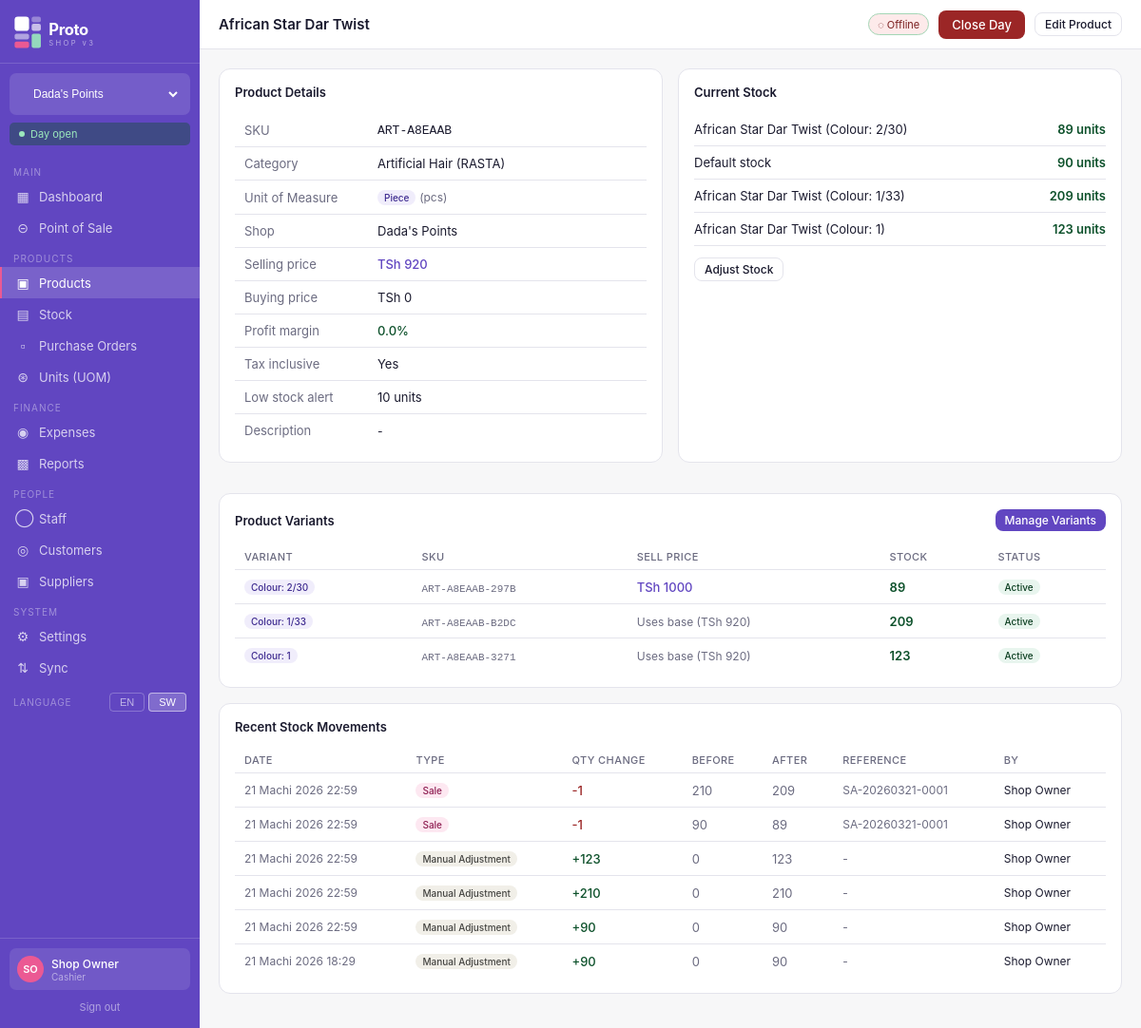
Page /products/2/ (signed in) on the earlier database version.
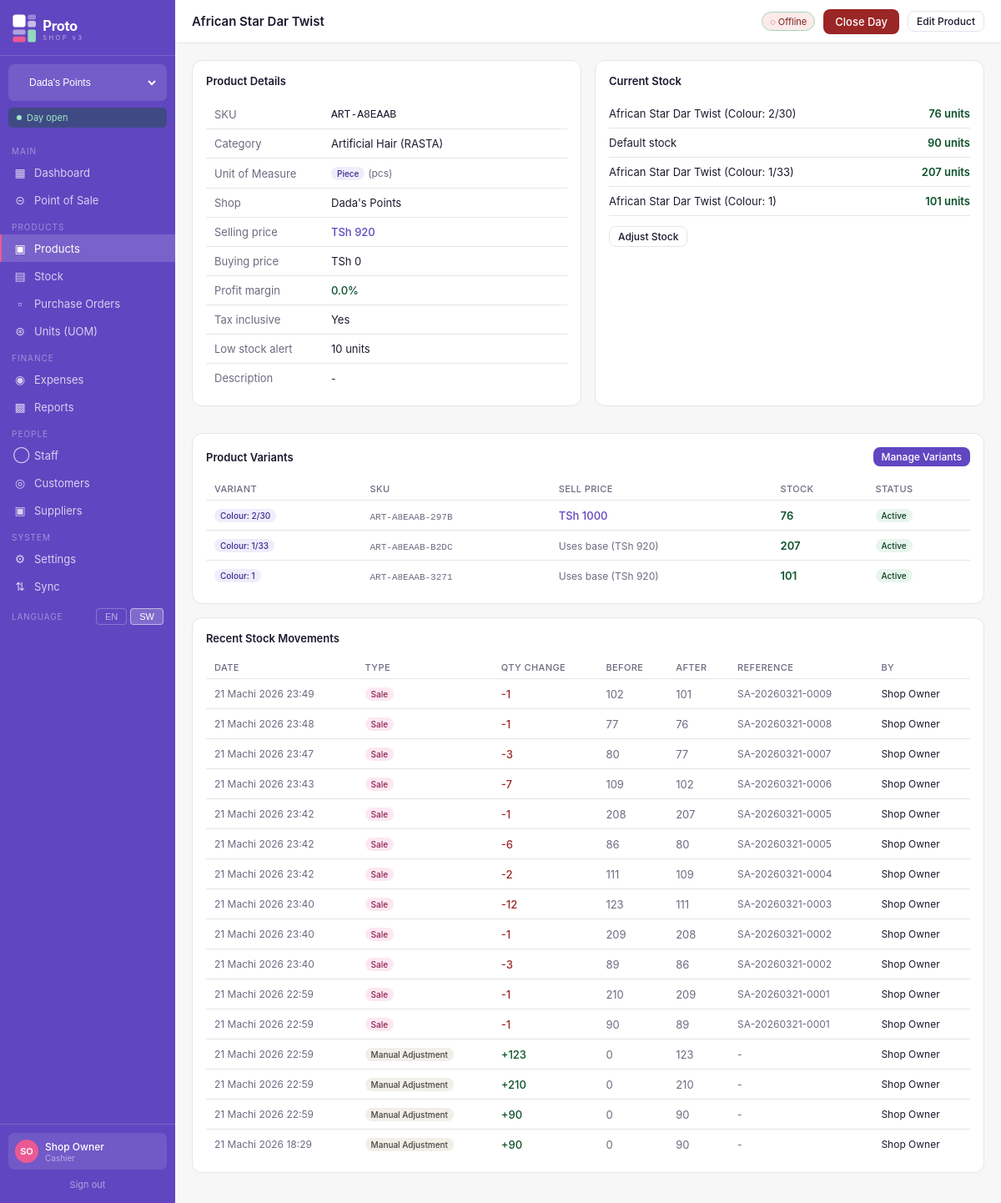
Same page on the later database version.
### stock/models.py (models this page shows, shortened)
class StockLevel(models.Model):
    product = models.ForeignKey(Product, on_delete=models.CASCADE, related_name='stock_levels')
    variant = models.ForeignKey(ProductVariant, on_delete=models.CASCADE, null=True, blank=True, related_name='stock_levels')
    shop = models.ForeignKey(Shop, on_delete=models.CASCADE, related_name='stock_levels')
    quantity = models.IntegerField(default=0)
    updated_at = models.DateTimeField(auto_now=True)
    class Meta:
        unique_together = ('product', 'variant', 'shop')
    @property
    def is_low(self):
        threshold = self.product.low_stock_threshold
        return self.quantity <= threshold
    @property
    def is_critical(self):
        return self.quantity <= 3

class StockMovement(models.Model):
    MOVEMENT_TYPES = [
        ('sale', 'Sale'),
        ('purchase', 'Purchase / Restock'),
        ('adjustment', 'Manual Adjustment'),
        ('return', 'Customer Return'),
        ('transfer', 'Shop Transfer'),
        ('damage', 'Damage / Loss'),
        ('opening', 'Opening Stock'),
    ]
    product = models.ForeignKey(Product, on_delete=models.CASCADE, related_name='movements')
    variant = models.ForeignKey(ProductVariant, on_delete=models.CASCADE, null=True, blank=True)
    shop = models.ForeignKey(Shop, on_delete=models.CASCADE, related_name='stock_movements')
    movement_type = models.CharField(max_length=20, choices=MOVEMENT_TYPES)
    quantity = models.IntegerField()  # positive = in, negative = out
    quantity_before = models.IntegerField(default=0)
    quantity_after = models.IntegerField(default=0)
    reference = models.CharField(max_length=100, blank=True)  # PO number, sale number etc
    notes = models.TextField(blank=True)
    created_by = models.ForeignKey(User, on_delete=models.SET_NULL, null=True)
    created_at = models.DateTimeField(auto_now_add=True)
    class Meta:
        ordering = ['-created_at']

### products/models.py (models this page shows, shortened)
class ProductVariant(models.Model):
    product = models.ForeignKey(Product, on_delete=models.CASCADE, related_name='variants')
    sku = models.CharField(max_length=80, unique=True, blank=True)
    selling_price = models.DecimalField(max_digits=12, decimal_places=2, null=True, blank=True)
    buying_price = models.DecimalField(max_digits=12, decimal_places=2, null=True, blank=True)
    is_active = models.BooleanField(default=True)
    created_at = models.DateTimeField(auto_now_add=True)
    def __str__(self):
        attrs = ', '.join([f"{a.variant_type.name}: {a.value}" for a in self.attributes.all()])
        return f"{self.product.name} ({attrs})"

class VariantAttribute(models.Model):
    variant = models.ForeignKey(ProductVariant, on_delete=models.CASCADE, related_name='attributes')
    variant_type = models.ForeignKey(VariantType, on_delete=models.CASCADE)
    value = models.CharField(max_length=100)
    class Meta:
        unique_together = ('variant', 'variant_type')

class VariantType(models.Model):
    name = models.CharField(max_length=50)

class Product(models.Model):
    name = models.CharField(max_length=200)
    sku = models.CharField(max_length=50, unique=True, blank=True)
    category = models.ForeignKey(Category, on_delete=models.SET_NULL, null=True, blank=True, related_name='products')
    shop = models.ForeignKey(Shop, on_delete=models.CASCADE, related_name='products')
    description = models.TextField(blank=True)
    image = models.ImageField(upload_to='products/', null=True, blank=True)
    selling_price = models.DecimalField(max_digits=12, decimal_places=2)
    buying_price  = models.DecimalField(max_digits=12, decimal_places=2)
    tax_inclusive = models.BooleanField(default=True)
    uom = models.ForeignKey(
        'units.UnitOfMeasure',
        on_delete=models.SET_NULL,
        null=True, blank=True,
        related_name='products',
        verbose_name='Unit of Measure',
        help_text='e.g. Piece, Kg, Litre, Packet'
    )
    track_stock = models.BooleanField(default=True)
    low_stock_threshold = models.IntegerField(default=10)
    is_active = models.BooleanField(default=True)
    has_variants = models.BooleanField(default=False)
    created_at = models.DateTimeField(auto_now_add=True)
    updated_at = models.DateTimeField(auto_now=True)
    class Meta:
        ordering = ['name']
    @property
    def profit_margin(self):
        if self.buying_price > 0:
            return ((self.selling_price - self.buying_price) / self.selling_price) * 100
        return 0

class Category(models.Model):
    name = models.CharField(max_length=100)
    slug = models.SlugField(unique=True)
    shop = models.ForeignKey(Shop, on_delete=models.CASCADE, related_name='categories', null=True, blank=True)
    description = models.TextField(blank=True)
    is_active = models.BooleanField(default=True)
    created_at = models.DateTimeField(auto_now_add=True)
    class Meta:
        verbose_name_plural = 'categories'
        ordering = ['name']

### units/models.py (models this page shows, shortened)
class UnitOfMeasure(models.Model):
    name           = models.CharField(max_length=50, unique=True)
    short_name     = models.CharField(max_length=10)
    allow_decimals = models.BooleanField(
        default=False,
        help_text='Allow fractional quantities (e.g. 0.5 kg). '
                  'Disable for countable items like pieces or packets.'
    )
    is_active  = models.BooleanField(default=True)
    sort_order = models.IntegerField(default=0)
    class Meta:
        ordering = ['sort_order', 'name']
        verbose_name = 'Unit of Measure'
        verbose_name_plural = 'Units of Measure'

### shops/models.py (models this page shows, shortened)
class Shop(models.Model):
    SHOP_TYPE_CHOICES = [
        ('handbags', 'Handbags'),
        ('hair', 'Hair Products'),
        ('home', 'Home Supplies'),
        ('other', 'Other'),
    ]
    name = models.CharField(max_length=100)
    shop_type = models.CharField(max_length=20, choices=SHOP_TYPE_CHOICES)
    address = models.TextField(blank=True)
    phone = models.CharField(max_length=20, blank=True)
    is_active = models.BooleanField(default=True)
    created_at = models.DateTimeField(auto_now_add=True)
    class Meta:
        ordering = ['name']

### products/views.py (the view)
# urls.py: path('<int:pk>/', views.product_detail, name='detail'),
@login_required
def product_detail(request, pk):
    shop = get_current_shop(request)
    product = get_object_or_404(Product, pk=pk, shop=shop)
    variant_types = ProductVariantType.objects.filter(
        product=product).select_related('variant_type')
    variants = ProductVariant.objects.filter(
        product=product).prefetch_related('attributes__variant_type')
    from stock.models import StockLevel, StockMovement
    stock = StockLevel.objects.filter(product=product, shop=shop).select_related('variant')
    movements = StockMovement.objects.filter(
        product=product, shop=shop).select_related('created_by').order_by('-created_at')[:20]
    vtype_names = list(variant_types.values_list('variant_type__name', flat=True))
    return render(request, 'products/detail.html', {
        'product': product, 'variant_types': variant_types, 'variants': variants,
        'stock': stock, 'movements': movements, 'shop': shop,
        'vtype_names': vtype_names,
    })

### products/views.py (called while the page is built)
def get_current_shop(request):
    shop_id = request.session.get('current_shop_id')
    return Shop.objects.filter(id=shop_id).first() if shop_id else None

### shops/models.py (called while the page is built)
    @property
    def is_open(self):
        return self.status == 'open'

### templates/products/detail.html (shortened to what the changed rows need)
{% extends "base.html" %}
{% block page_title %}{{ product.name }}{% endblock %}
{% block content %}
<div class="grid-2">
  <div class="card">
    <table>
      <tr><td style="color:#6b6b80;width:140px">SKU</td><td><code>{{ product.sku }}</code></td></tr>
      <tr><td style="color:#6b6b80">Category</td><td>{{ product.category.name|default:"-" }}</td></tr>
      <tr><td style="color:#6b6b80">Unit of Measure</td><td>{% if product.uom %}<span class="badge badge-purple">{{ product.uom.name }}</span> <span style="color:#6b6b80;font-size:12px">({{ product.uom.short_name }})</span>{% else %}<span style="color:#6b6b80">Not set - <a href="{% url 'products:edit' product.pk %}">set one</a></span>{% endif %}</td></tr>
      <tr><td style="color:#6b6b80">Shop</td><td>{{ product.shop.name }}</td></tr>
      <tr><td style="color:#6b6b80">Selling price</td><td style="font-weight:500;color:#6146c1">TSh {{ product.selling_price|floatformat:0 }}</td></tr>
      <tr><td style="color:#6b6b80">Buying price</td><td>TSh {{ product.buying_price|floatformat:0 }}</td></tr>
      <tr><td style="color:#6b6b80">Profit margin</td><td style="color:#0D512B;font-weight:500">{{ product.profit_margin|floatformat:1 }}%</td></tr>
      <tr><td style="color:#6b6b80">Low stock alert</td><td>{{ product.low_stock_threshold }} units</td></tr>
      <tr><td style="color:#6b6b80">Description</td><td style="font-size:12px">{{ product.description|default:"-" }}</td></tr>
    </table>
  </div>
  <div class="card">
    {% for s in stock %}
    <div style="display:flex;justify-content:space-between;align-items:center;padding:9px 0;border-bottom:1px solid #e4e4ec;font-size:13px">
      <span>{% if s.variant %}{{ s.variant }}{% else %}Default stock{% endif %}</span>
      <span style="font-weight:600" class="{% if s.is_critical %}stock-critical{% elif s.is_low %}stock-warning{% else %}stock-good{% endif %}">
        {{ s.quantity }} units
      </span>
    </div>
    {% empty %}
    <p style="color:#6b6b80;font-size:13px;padding:8px 0">No stock records yet.</p>
    {% endfor %}
  </div>
</div>
{% if product.has_variants %}
<div class="card">
  <div class="table-wrap">
    <table>
      <thead><tr><th>Variant</th><th>SKU</th><th>Sell Price</th><th>Stock</th><th>Status</th></tr></thead>
      <tbody>
        {% for v in variants %}
        <tr>
          <td>
            {% for a in v.attributes.all %}
              <span class="badge badge-purple" style="margin-right:4px">{{ a.variant_type.name }}: {{ a.value }}</span>
            {% endfor %}
          </td>
          <td><code style="font-size:11px;color:#6b6b80">{{ v.sku }}</code></td>
          <td>
            {% if v.selling_price %}
              <span style="color:#6146c1;font-weight:500">TSh {{ v.selling_price|floatformat:0 }}</span>
            {% else %}
              <span style="color:#6b6b80;font-size:12px">Uses base (TSh {{ product.selling_price|floatformat:0 }})</span>
            {% endif %}
          </td>
          <td>
            {% for s in stock %}{% if s.variant_id == v.pk %}
              <span style="font-weight:600;{% if s.is_critical %}color:#9b2626{% elif s.is_low %}color:#e67e22{% else %}color:#0D512B{% endif %}">{{ s.quantity }}</span>
            {% endif %}{% endfor %}
          </td>
          <td>{% if v.is_active %}<span class="badge badge-green">Active</span>{% else %}<span class="badge badge-red">Inactive</span>{% endif %}</td>
        </tr>
        {% endfor %}
      </tbody>
    </table>
  </div>
</div>
{% endif %}
<div class="card">
  <div class="table-wrap">
    <table>
      <thead><tr><th>Date</th><th>Type</th><th>Qty Change</th><th>Before</th><th>After</th><th>Reference</th><th>By</th></tr></thead>
      <tbody>
        {% for m in movements %}
        <tr>
          <td style="color:#6b6b80;font-size:12px;white-space:nowrap">{{ m.created_at|date:"d M Y H:i" }}</td>
          <td>
            <span class="badge {% if m.movement_type == 'sale' %}badge-pink{% elif m.movement_type == 'purchase' %}badge-green{% else %}badge-gray{% endif %}">
              {{ m.get_movement_type_display }}
            </span>
          </td>
          <td style="font-weight:500;{% if m.quantity < 0 %}color:#9b2626{% else %}color:#0D512B{% endif %}">
            {% if m.quantity > 0 %}+{% endif %}{{ m.quantity }}
          </td>
          <td style="color:#6b6b80">{{ m.quantity_before }}</td>
          <td style="color:#6b6b80">{{ m.quantity_after }}</td>
          <td style="font-size:12px;color:#6b6b80">{{ m.reference|default:"-" }}</td>
          <td style="font-size:12px">{{ m.created_by.get_full_name|default:m.created_by.username|default:"-" }}</td>
        </tr>
        {% empty %}
        <tr><td colspan="7" style="color:#6b6b80;padding:16px">No stock movements recorded yet.</td></tr>
        {% endfor %}
      </tbody>
    </table>
  </div>
</div>
{% endblock %}

Differences in the rows shown:
changed StockLevel "African Star Dar Twist (Colour: 2/30)": quantity "89" → "76"
changed StockLevel "African Star Dar Twist (Colour: 1/33)": quantity "209" → "207"
changed StockLevel "African Star Dar Twist (Colour: 1)": quantity "123" → "101"
added StockMovement: created_at "21 Machi 2026 23:49", movement_type "Sale", quantity "-1", quantity_before "102", quantity_after "101", reference "SA-20260321-0009", created_by.get_full_name "Shop Owner"
added StockMovement: created_at "21 Machi 2026 23:48", movement_type "Sale", quantity "-1", quantity_before "77", quantity_after "76", reference "SA-20260321-0008", created_by.get_full_name "Shop Owner"
added StockMovement: created_at "21 Machi 2026 23:47", movement_type "Sale", quantity "-3", quantity_before "80", quantity_after "77", reference "SA-20260321-0007", created_by.get_full_name "Shop Owner"
added StockMovement: created_at "21 Machi 2026 23:43", movement_type "Sale", quantity "-7", quantity_before "109", quantity_after "102", reference "SA-20260321-0006", created_by.get_full_name "Shop Owner"
added StockMovement: created_at "21 Machi 2026 23:42", movement_type "Sale", quantity "-1", quantity_before "208", quantity_after "207", reference "SA-20260321-0005", created_by.get_full_name "Shop Owner"
added StockMovement: created_at "21 Machi 2026 23:42", movement_type "Sale", quantity "-6", quantity_before "86", quantity_after "80", reference "SA-20260321-0005", created_by.get_full_name "Shop Owner"
added StockMovement: created_at "21 Machi 2026 23:42", movement_type "Sale", quantity "-2", quantity_before "111", quantity_after "109", reference "SA-20260321-0004", created_by.get_full_name "Shop Owner"
added StockMovement: created_at "21 Machi 2026 23:40", movement_type "Sale", quantity "-12", quantity_before "123", quantity_after "111", reference "SA-20260321-0003", created_by.get_full_name "Shop Owner"
added StockMovement: created_at "21 Machi 2026 23:40", movement_type "Sale", quantity "-1", quantity_before "209", quantity_after "208", reference "SA-20260321-0002", created_by.get_full_name "Shop Owner"
added StockMovement: created_at "21 Machi 2026 23:40", movement_type "Sale", quantity "-3", quantity_before "89", quantity_after "86", reference "SA-20260321-0002", created_by.get_full_name "Shop Owner"
